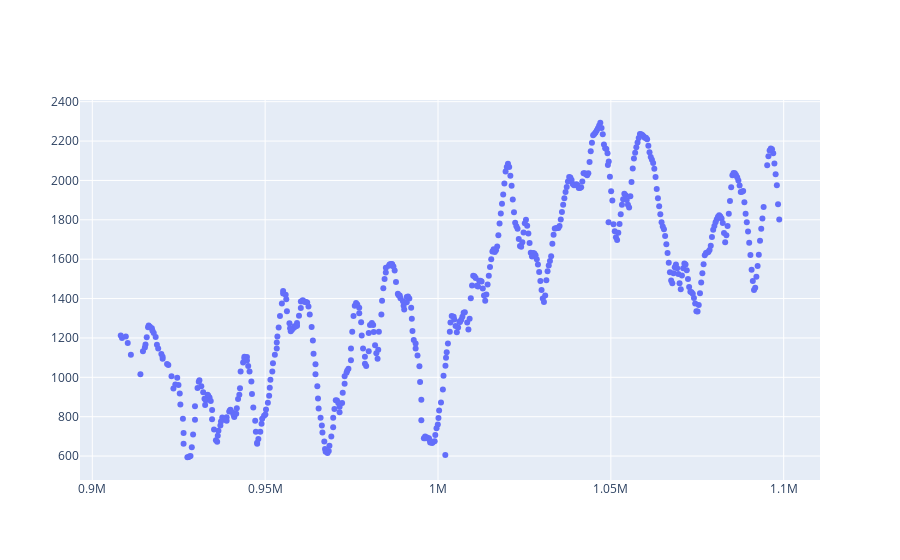

Notebook code cell kept with this figure:
### Markdown cell above
## In 2D

### Code cell
fig = go.Figure(data = go.Scatter(x = line["x"], y = line["b"], mode = 'markers'))
# Specify aspect ratio from data
fig.update_scenes(aspectmode = "data")
fig.show()

### Figure 1 — Plotly figure (JSON) as saved in the notebook; plotly's stock layout.template omitted (floating-point values rounded to 4 significant figures; data arrays with more than 128 entries replaced by an {"elided": "..."} marker saying what was removed)
{"data": [{"mode": "markers", "type": "scatter", "x": {"elided": "531 float values"}, "y": {"elided": "531 int values"}}], "layout": {"scene": {"aspectmode": "data"}}}
